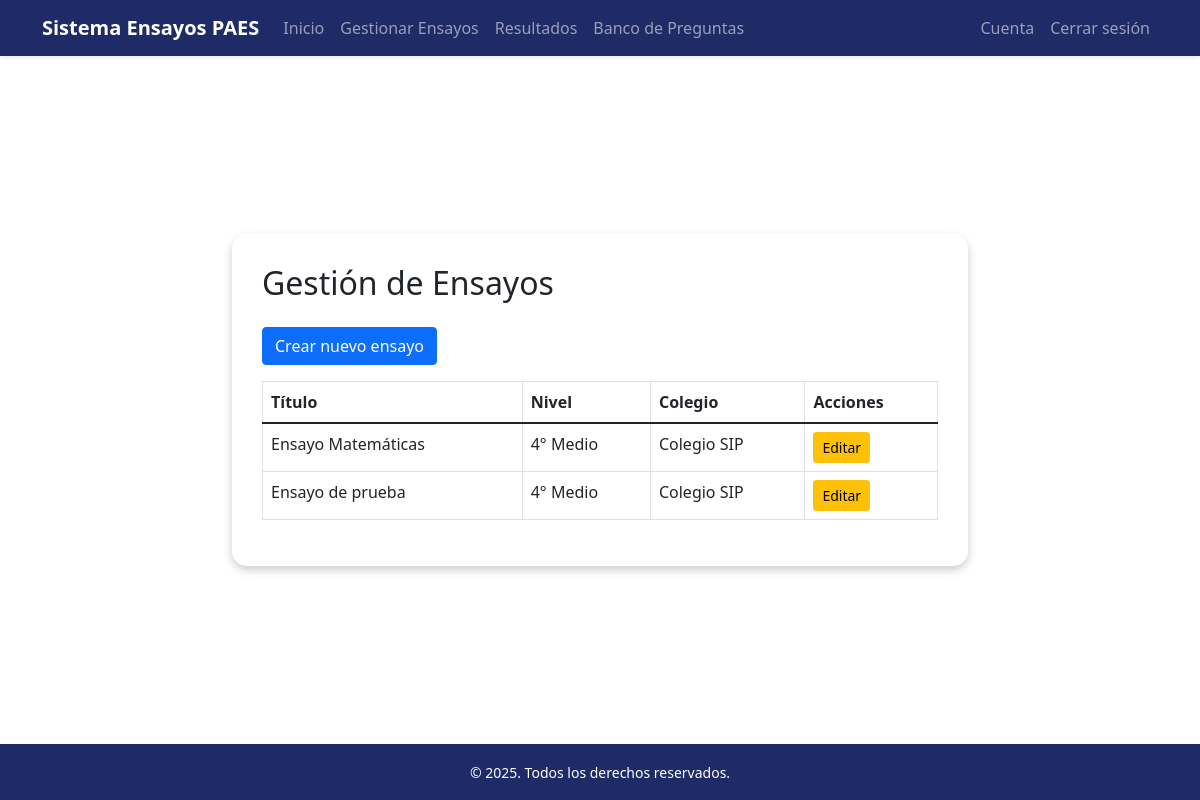
The app's page /docente/ensayos_docente/, older data.
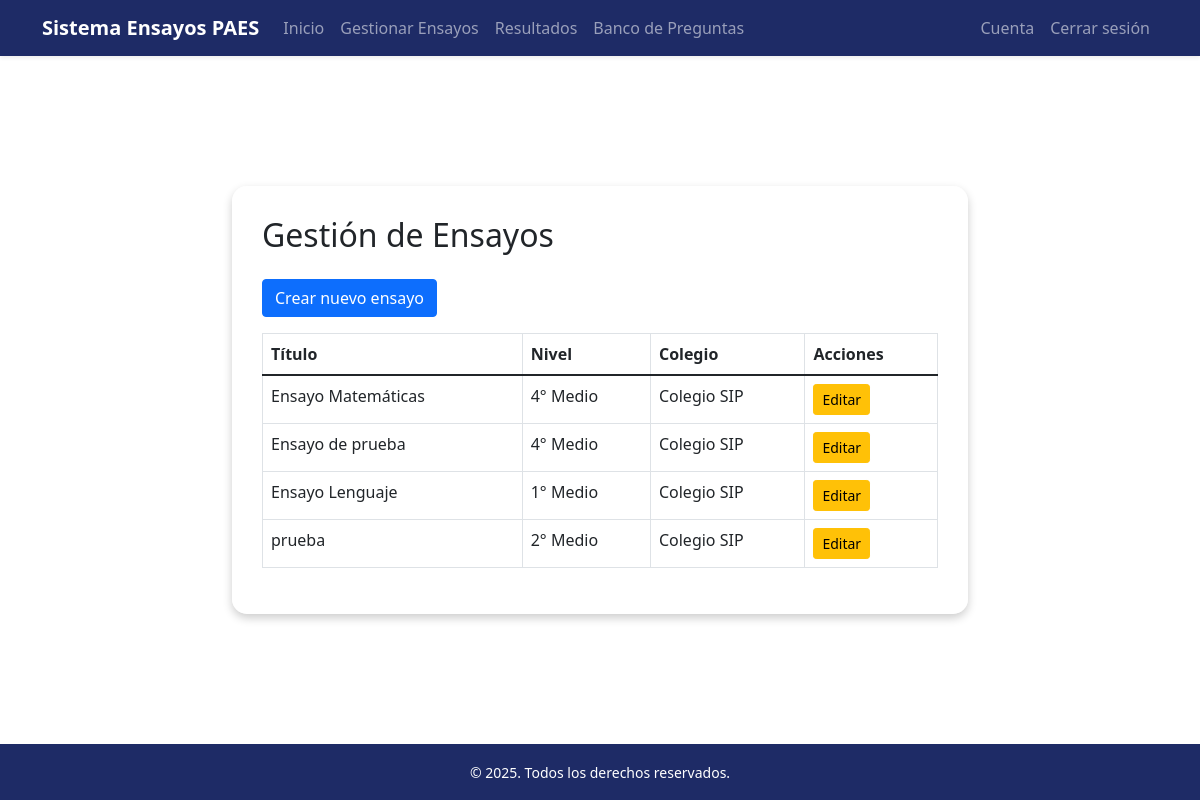
The same page, newer data.
### AutoridadDocente/models.py (models this page shows, shortened)
class Ensayo(models.Model):
    titulo = models.CharField(max_length=200)
    nivel = models.CharField(max_length=50, choices=User.NIVELES)
    colegio = models.CharField(max_length=100)
    temas = models.ManyToManyField(Tema,blank=True)
    preguntas = models.ManyToManyField(Pregunta,blank=True)
    fecha_creacion = models.DateTimeField(auto_now_add=True)

### AutoridadDocente/views.py (the view)
# urls.py: path('ensayos_docente/', views.ensayos_view, name='ensayos_docente'),
def ensayos_view(request):
    ensayos = Ensayo.objects.all()
    return render(request, 'ensayos_docente.html', {'ensayos': ensayos})

### AutoridadDocente/templates/ensayos_docente.html
{% extends 'base_docente.html' %}
{% load static %}
{% block navegacion %}
<li class="nav-item"><a class="nav-link" href="{% url 'docente_index' %}">Inicio</a></li>
<li class="nav-item"><a class="nav-link" href="{% url 'ensayos_docente' %}">Gestionar Ensayos</a></li>
<li class="nav-item"><a class="nav-link" href="{% url 'resultados_docente' %}">Resultados</a></li>
<li class="nav-item"><a class="nav-link" href="{% url 'listar_preguntas' %}">Banco de Preguntas</a></li>
{% endblock %}
{% block cuenta-atras %}
<li class="nav-item"><a class="nav-link" href="{% url 'cuenta_docente' %}">Cuenta</a></li>
<li class="nav-item"><a href="{% url 'logout' %}" class="nav-link">Cerrar sesión</a></li>
{% endblock %}
{% block content %}
<h2 class="mb-4">Gestión de Ensayos</h2>
<a class="btn btn-primary mb-3" href="{% url 'crear_ensayo' %}">Crear nuevo ensayo</a>
<table class="table table-bordered">
  <thead>
    <tr>
      <th>Título</th>
      <th>Nivel</th>
      <th>Colegio</th>
      <th>Acciones</th>
    </tr>
  </thead>
  <tbody>
    {% for ensayo in ensayos %}
    <tr>
      <td>{{ ensayo.titulo }}</td>
      <td>{{ ensayo.get_nivel_display }}</td>
      <td>{{ ensayo.colegio }}</td>
      <td>
        <a href="{% url 'editar_ensayo' ensayo.id %}" class="btn btn-sm btn-warning">Editar</a>
      </td>
    </tr>
    {% empty %}
    <tr><td colspan="5">No hay ensayos aún.</td></tr>
    {% endfor %}
  </tbody>
</table>
{% endblock %}

Row changes from the older to the newer data that the page shows:
added Ensayo: titulo "Ensayo Lenguaje", nivel "1° Medio", colegio "Colegio SIP"
added Ensayo: titulo "prueba", nivel "2° Medio", colegio "Colegio SIP"
